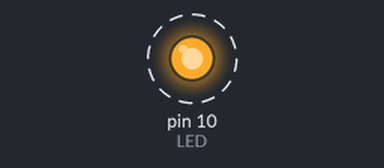
Recording of a sketch running on a simulated Arduino Uno, built with avr-gcc and run on an emulated ATmega328P. On the bench: output pins drawn as LEDs (lit = HIGH). Dashed ring = blinking.

Above: at 0.05 s.
Timing chart, 0 to 3.0 s (numbered marks = the images above):
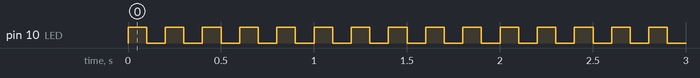

The sketch:

Basic_LED.ino
```cpp
int LED = 10;


void setup() {
  pinMode(LED, OUTPUT);

}

void loop() {
  digitalWrite(LED,HIGH);

  delay(100);

  digitalWrite(LED,LOW);

  delay(100);
}
```

Measured:
- by itself, pin 10 (LED): alternates HIGH for 0.10 s and LOW for 0.10 s
